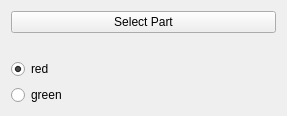
<?xml version="1.0" encoding="UTF-8"?>
<ui version="4.0">
 <class>Form</class>
 <widget class="QWidget" name="Form">
  <property name="geometry">
   <rect>
    <x>0</x>
    <y>0</y>
    <width>287</width>
    <height>90</height>
   </rect>
  </property>
  <property name="windowTitle">
   <string>Form</string>
  </property>
  <layout class="QVBoxLayout" name="verticalLayout">
   <item>
    <widget class="QPushButton" name="pushButtonSelect">
     <property name="text">
      <string>Select Part</string>
     </property>
    </widget>
   </item>
   <item>
    <widget class="QLabel" name="labelSelected">
     <property name="text">
      <string>&lt;nothing selected&gt;</string>
     </property>
    </widget>
   </item>
   <item>
    <widget class="QRadioButton" name="radioButtonRed">
     <property name="text">
      <string>red</string>
     </property>
     <property name="checked">
      <bool>true</bool>
     </property>
    </widget>
   </item>
   <item>
    <widget class="QRadioButton" name="radioButtonGreen">
     <property name="text">
      <string>green</string>
     </property>
    </widget>
   </item>
  </layout>
 </widget>
 <resources/>
 <connections/>
</ui>
